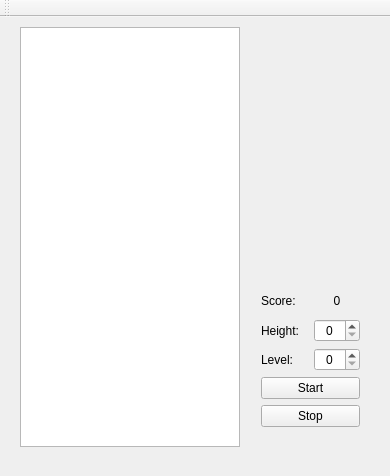
<?xml version="1.0" encoding="UTF-8"?>
<ui version="4.0">
 <class>MainWindow</class>
 <widget class="QMainWindow" name="MainWindow">
  <property name="geometry">
   <rect>
    <x>0</x>
    <y>0</y>
    <width>390</width>
    <height>476</height>
   </rect>
  </property>
  <property name="windowTitle">
   <string>MainWindow</string>
  </property>
  <widget class="QWidget" name="centralWidget">
   <widget class="QGraphicsView" name="graphicsView">
    <property name="geometry">
     <rect>
      <x>20</x>
      <y>10</y>
      <width>220</width>
      <height>420</height>
     </rect>
    </property>
   </widget>
   <widget class="QWidget" name="">
    <property name="geometry">
     <rect>
      <x>250</x>
      <y>260</y>
      <width>121</width>
      <height>161</height>
     </rect>
    </property>
    <layout class="QVBoxLayout" name="verticalLayout">
     <item>
      <layout class="QHBoxLayout" name="horizontalLayout">
       <item>
        <widget class="QLabel" name="label">
         <property name="text">
          <string>Score:</string>
         </property>
        </widget>
       </item>
       <item>
        <widget class="QLabel" name="label_Score">
         <property name="text">
          <string>0</string>
         </property>
         <property name="alignment">
          <set>Qt::AlignCenter</set>
         </property>
        </widget>
       </item>
      </layout>
     </item>
     <item>
      <layout class="QHBoxLayout" name="horizontalLayout_3">
       <item>
        <widget class="QLabel" name="label_3">
         <property name="text">
          <string>Height:</string>
         </property>
        </widget>
       </item>
       <item>
        <widget class="QSpinBox" name="spinBoxHeight">
         <property name="alignment">
          <set>Qt::AlignCenter</set>
         </property>
         <property name="maximum">
          <number>15</number>
         </property>
        </widget>
       </item>
      </layout>
     </item>
     <item>
      <layout class="QHBoxLayout" name="horizontalLayout_2">
       <item>
        <widget class="QLabel" name="label_2">
         <property name="text">
          <string>Level:</string>
         </property>
        </widget>
       </item>
       <item>
        <widget class="QSpinBox" name="spinBox">
         <property name="alignment">
          <set>Qt::AlignCenter</set>
         </property>
         <property name="maximum">
          <number>10</number>
         </property>
        </widget>
       </item>
      </layout>
     </item>
     <item>
      <widget class="QPushButton" name="pushButtonStart">
       <property name="text">
        <string>Start</string>
       </property>
      </widget>
     </item>
     <item>
      <widget class="QPushButton" name="pushButtonStop">
       <property name="text">
        <string>Stop</string>
       </property>
      </widget>
     </item>
    </layout>
   </widget>
  </widget>
  <widget class="QMenuBar" name="menuBar">
   <property name="geometry">
    <rect>
     <x>0</x>
     <y>0</y>
     <width>390</width>
     <height>23</height>
    </rect>
   </property>
  </widget>
  <widget class="QToolBar" name="mainToolBar">
   <attribute name="toolBarArea">
    <enum>TopToolBarArea</enum>
   </attribute>
   <attribute name="toolBarBreak">
    <bool>false</bool>
   </attribute>
  </widget>
 </widget>
 <layoutdefault spacing="6" margin="11"/>
 <resources/>
 <connections/>
</ui>
